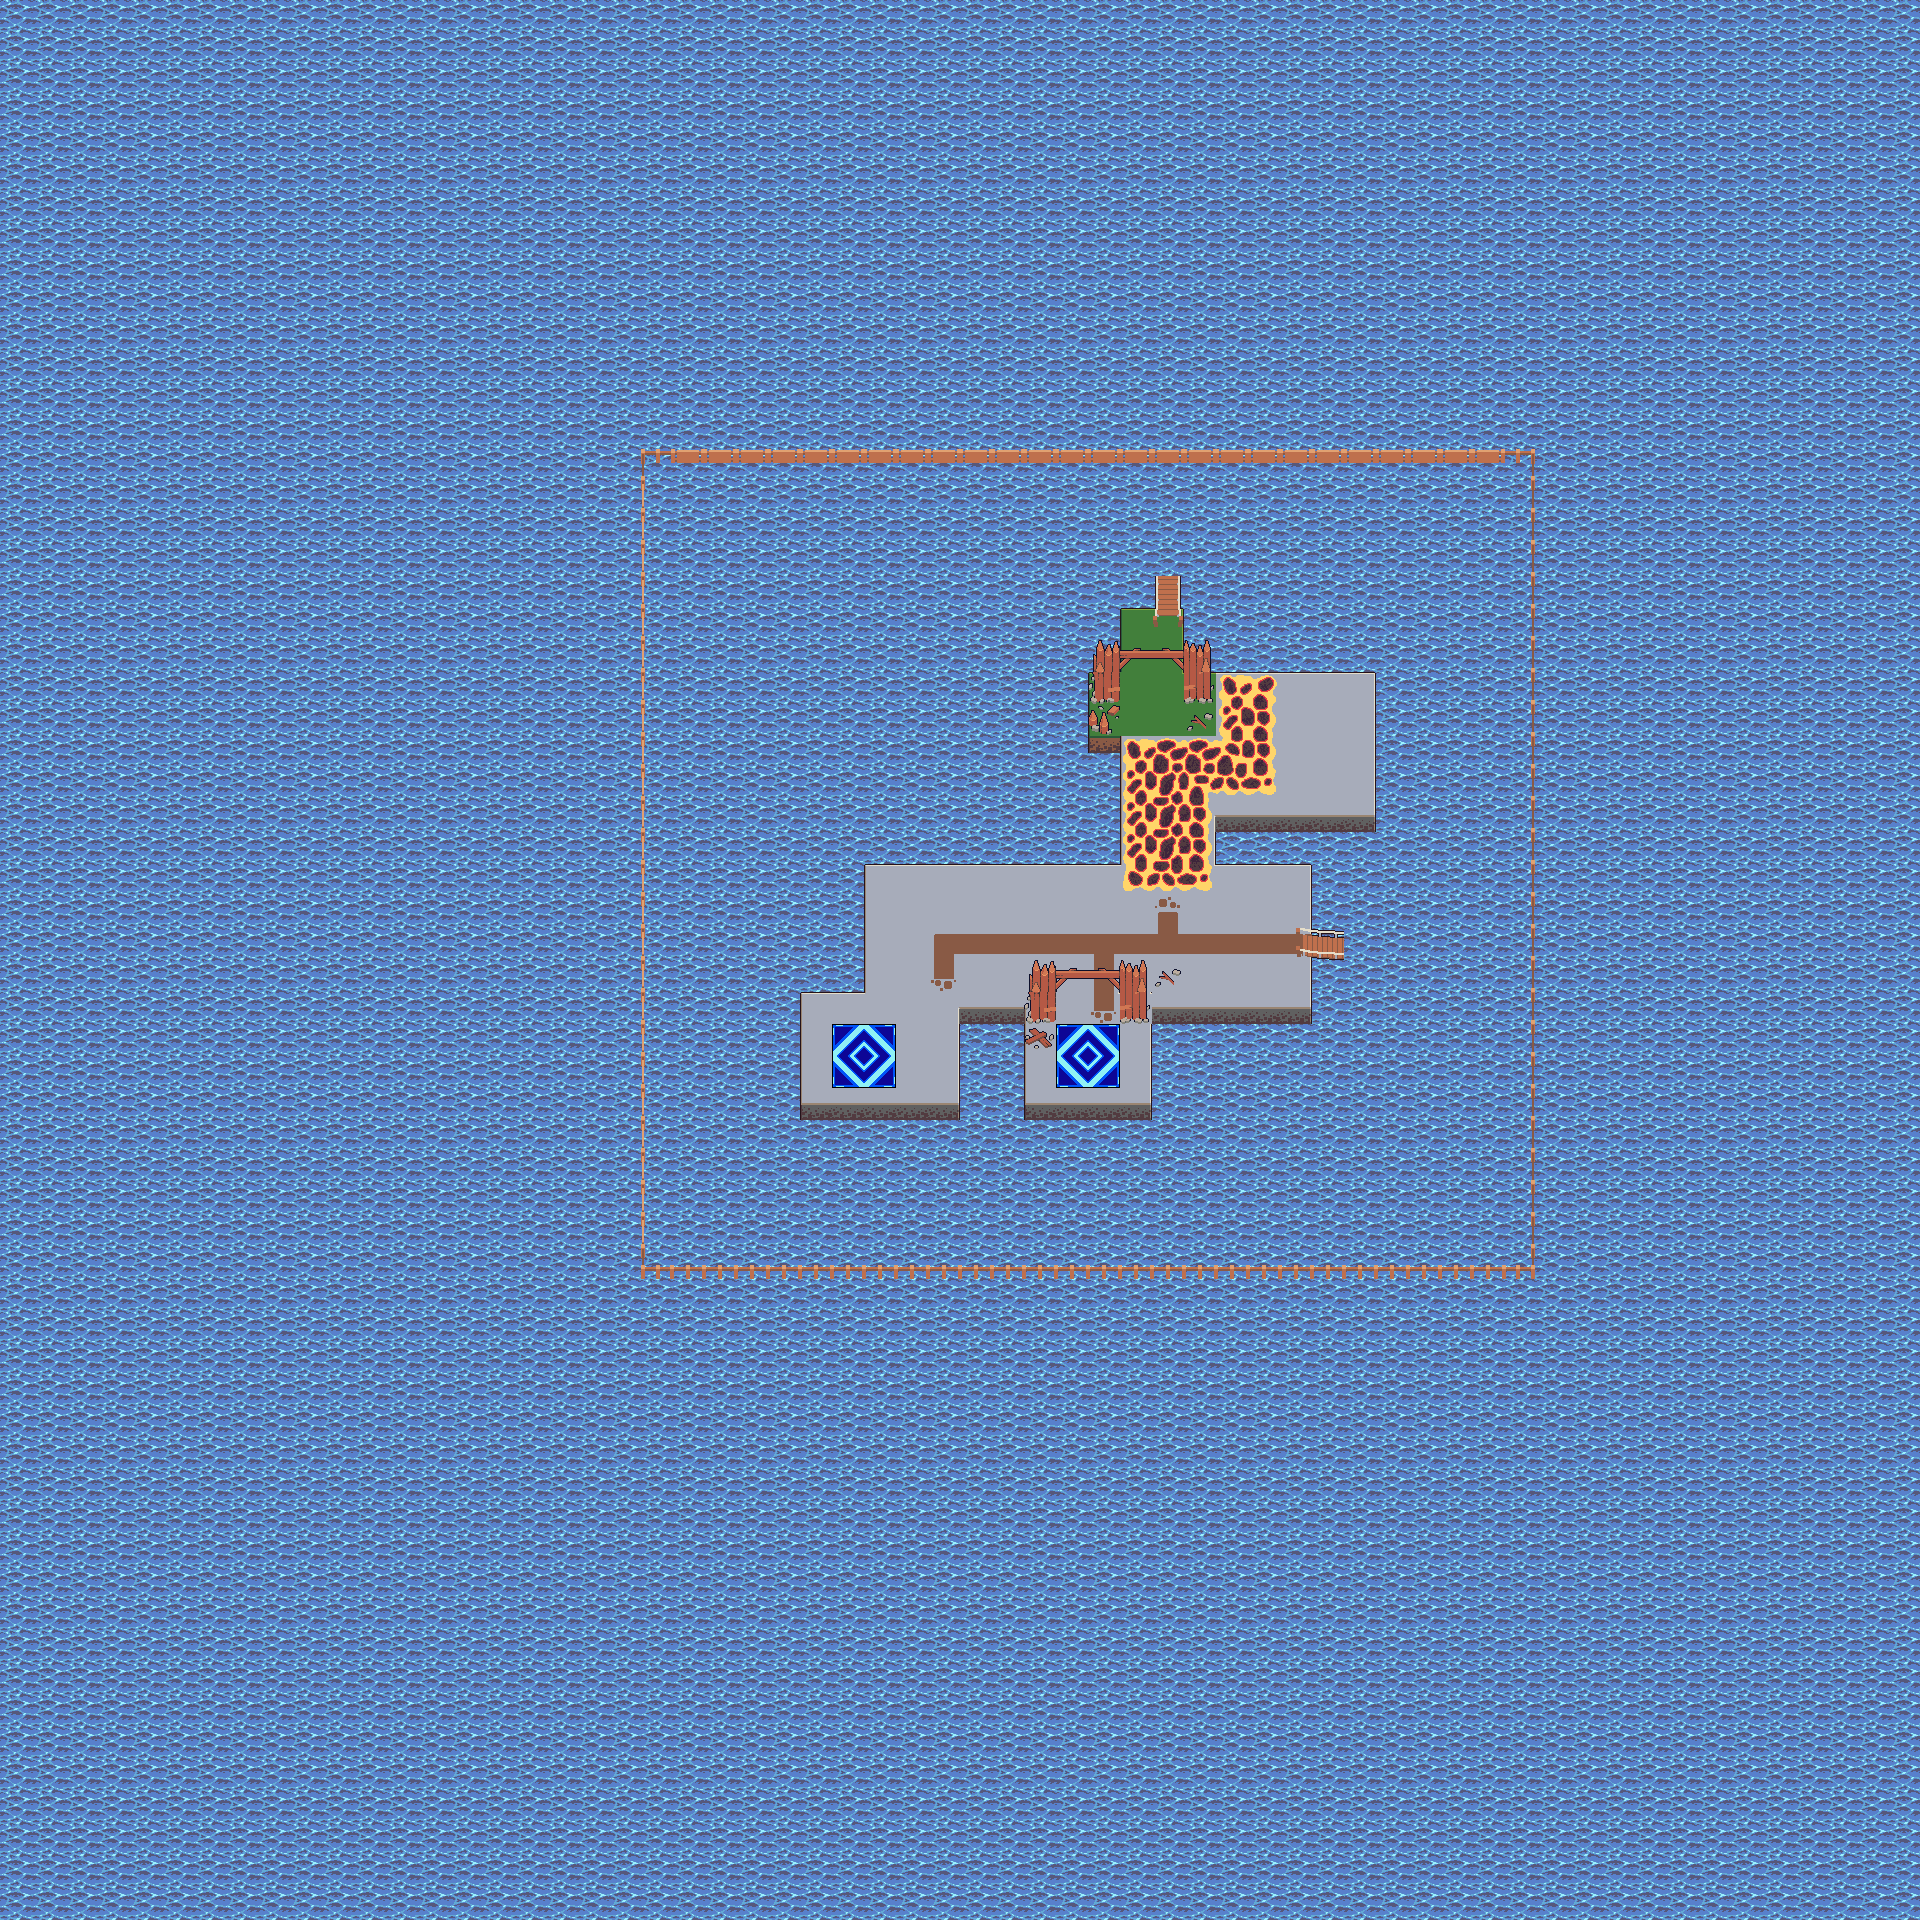

Rendered tile map (Tiled .tmx) drawn with the repository's tilesets; below, a short description and the map source with its tile grids summarised:
An orthogonal 60x60 tile map with 32x32 px tiles, 7 tile layers (water, land, lava, borders, ...), 3 tilesets and 114 objects.

<map version="1.10" tiledversion="1.12.2" orientation="orthogonal" renderorder="right-down" width="60" height="60" tilewidth="32" tileheight="32" infinite="0" nextlayerid="32" nextobjectid="197">
 <tileset firstgid="1" name="Map_tiles" tilewidth="32" tileheight="32" tilecount="144" columns="12">
  <image source="../images/Map_tiles.png" width="384" height="384" />
 </tileset>
 <tileset firstgid="145" name="DecorationSet1" tilewidth="32" tileheight="32" tilecount="64" columns="8">
  <image source="../images/Tileset2.png" width="256" height="256" />
 </tileset>
 <tileset firstgid="209" name="DecorationSet2" tilewidth="11" tileheight="8" tilecount="20" columns="0">
  <grid orientation="orthogonal" width="1" height="1" />
  <tile id="6">
   <image source="../images/Grass/2.png" width="5" height="5" />
  </tile>
  <tile id="7">
   <image source="../images/Grass/3.png" width="5" height="3" />
  </tile>
  <tile id="8">
   <image source="../images/Grass/4.png" width="5" height="5" />
  </tile>
  <tile id="9">
   <image source="../images/Grass/5.png" width="3" height="4" />
  </tile>
  <tile id="10">
   <image source="../images/Grass/6.png" width="5" height="5" />
  </tile>
  <tile id="11">
   <image source="../images/Grass/7.png" width="5" height="5" />
  </tile>
  <tile id="12">
   <image source="../images/Grass/8.png" width="8" height="7" />
  </tile>
  <tile id="13">
   <image source="../images/Grass/9.png" width="10" height="7" />
  </tile>
  <tile id="14">
   <image source="../images/Grass/10.png" width="11" height="8" />
  </tile>
  <tile id="15">
   <image source="../images/Grass/1.png" width="4" height="4" />
  </tile>
  <tile id="42">
   <image source="../images/IceDecorations/Grass/4.png" width="5" height="5" />
  </tile>
  <tile id="43">
   <image source="../images/IceDecorations/Grass/5.png" width="3" height="4" />
  </tile>
  <tile id="44">
   <image source="../images/IceDecorations/Grass/6.png" width="5" height="5" />
  </tile>
  <tile id="45">
   <image source="../images/IceDecorations/Grass/7.png" width="5" height="5" />
  </tile>
  <tile id="49">
   <image source="../images/IceDecorations/Grass/1.png" width="4" height="4" />
  </tile>
  <tile id="50">
   <image source="../images/IceDecorations/Grass/2.png" width="5" height="5" />
  </tile>
  <tile id="51">
   <image source="../images/IceDecorations/Grass/3.png" width="5" height="3" />
  </tile>
  <tile id="52">
   <image source="../images/IceDecorations/Grass/8.png" width="8" height="7" />
  </tile>
  <tile id="53">
   <image source="../images/IceDecorations/Grass/9.png" width="10" height="7" />
  </tile>
  <tile id="54">
   <image source="../images/IceDecorations/Grass/10.png" width="11" height="8" />
  </tile>
 </tileset>
 <layer id="4" name="water" width="60" height="60">
  <data>[3600 cells, 3600 non-empty, 1 distinct tile ids]</data>
 </layer>
 <layer id="1" name="land" width="60" height="60">
  <data>[3600 cells, 149 non-empty, 25 distinct tile ids]</data>
 </layer>
 <layer id="21" name="lava" width="60" height="60">
  <data>[3600 cells, 23 non-empty, 11 distinct tile ids]</data>
 </layer>
 <layer id="5" name="borders" width="60" height="60">
  <data>[3600 cells, 104 non-empty, 8 distinct tile ids]</data>
 </layer>
 <layer id="31" name="ground_decorations" width="60" height="60">
  <data>[3600 cells, 20 non-empty, 10 distinct tile ids]</data>
 </layer>
 <layer id="18" name="water_bridges" width="60" height="60">
  <data>[3600 cells, 4 non-empty, 4 distinct tile ids]</data>
 </layer>
 <layer id="6" name="decoration" width="60" height="60">
  <data>[3600 cells, 12 non-empty, 6 distinct tile ids]</data>
 </layer>
 <objectgroup id="24" name="LandZone" visible="0">
  <object id="80" x="1086.67" y="672.667" width="129.5" height="63.3333" />
  <object id="82" x="1120" y="608" width="62.5" height="65" />
 </objectgroup>
 <objectgroup id="25" name="ButtonDoor">
  <object id="139" x="1152" y="693.667">
   <point />
  </object>
 </objectgroup>
 <objectgroup id="26" name="FinalDoor">
  <object id="140" x="1088" y="1013">
   <point />
  </object>
 </objectgroup>
 <objectgroup id="27" name="DoorButton">
  <object id="141" x="1329" y="768.667">
   <point />
  </object>
 </objectgroup>
 <objectgroup id="28" name="FinalButton">
  <object id="142" x="1184" y="983.667">
   <point />
  </object>
  <object id="143" x="992.667" y="983.667">
   <point />
  </object>
 </objectgroup>
 <objectgroup id="23" name="LavaZone" visible="0">
  <object id="79" x="1121" y="735.334" width="95.6663" height="159.333" />
  <object id="138" x="1216.67" y="671.333" width="64" height="128" />
 </objectgroup>
 <objectgroup id="19" name="Box">
  <object id="136" x="933" y="928">
   <point />
  </object>
  <object id="137" x="1140.55" y="654.818">
   <point />
  </object>
 </objectgroup>
 <objectgroup id="2" name="SpawnPoint">
  <object id="2" x="919.167" y="991.667">
   <point />
  </object>
 </objectgroup>
 <objectgroup id="8" name="WaterZone" visible="0">
  <object id="119" x="645" y="464" width="441.5" height="399.5" />
  <object id="120" x="1086.5" y="463" width="33.5" height="208.5" />
  <object id="121" x="1121" y="463" width="31" height="144" />
  <object id="122" x="1152.5" y="462" width="31.5" height="110" />
  <object id="123" x="1185" y="461.5" width="32" height="210" />
  <object id="124" x="1217" y="461.5" width="314.5" height="210" />
  <object id="125" x="1376" y="672" width="154.5" height="594" />
  <object id="126" x="1216.5" y="818.5" width="158" height="46" />
  <object id="127" x="1312" y="849" width="67" height="76" />
  <object id="128" x="1347.5" y="922.5" width="39.5" height="51.5" />
  <object id="129" x="1311.5" y="960" width="93" height="306" />
  <object id="130" x="1153" y="1010.5" width="167" height="252.5" />
  <object id="131" x="960.5" y="1010.5" width="62.5" height="251" />
  <object id="132" x="1023.5" y="1108" width="129" height="158.5" />
  <object id="133" x="648" y="1106.5" width="379" height="157" />
  <object id="134" x="645.5" y="838.5" width="155" height="283.5" />
  <object id="135" x="783" y="814" width="80" height="177.5" />
  <object id="145" x="1088" y="736" width="32.6667" height="127" />
 </objectgroup>
 <objectgroup id="9" name="Teleporter">
  <object id="67" x="832" y="1023.5" width="64" height="64.5" />
 </objectgroup>
 <objectgroup id="22" name="LavaButton">
  <object id="64" x="1248.17" y="904.667">
   <point />
  </object>
 </objectgroup>
 <objectgroup id="11" name="Wall">
  <object id="26" x="640.667" y="1266" width="916" height="130" />
  <object id="29" x="564.667" y="440" width="78.6667" height="885.333" />
  <object id="91" x="626.667" y="354" width="953.333" height="94" />
  <object id="92" x="1535.33" y="414.667" width="121.333" height="926.667" />
  <object id="93" x="959" y="1008.33" width="2.66667" height="98.3333" />
  <object id="94" x="800" y="1103.33" width="160.667" height="3.33333" />
  <object id="95" x="796.667" y="992" width="4.33333" height="115" />
  <object id="96" x="798" y="987" width="67.3333" height="6" />
  <object id="97" x="861.667" y="864.333" width="2.66667" height="124.667" />
  <object id="98" x="862.333" y="860.667" width="225.333" height="4.66667" />
  <object id="99" x="1085.33" y="672" width="2.66667" height="66.25" />
  <object id="100" x="1088.33" y="672" width="32.3333" height="63.6667" />
  <object id="101" x="1184" y="672" width="31" height="32.3333" />
  <object id="102" x="1024.67" y="1007.61" width="30.6667" height="16.394" />
  <object id="103" x="1120" y="1006.76" width="31.6667" height="17.2424" />
  <object id="104" x="1117.33" y="608.333" width="2.33333" height="64" />
  </objectgroup>
 <objectgroup id="17" name="GroundZone" visible="0">
  <!-- 7 objects omitted --></objectgroup>
 <objectgroup id="29" name="Decorations">
  <!-- 42 objects omitted --></objectgroup>
</map>
<!-- 66 of 114 objects omitted -->
